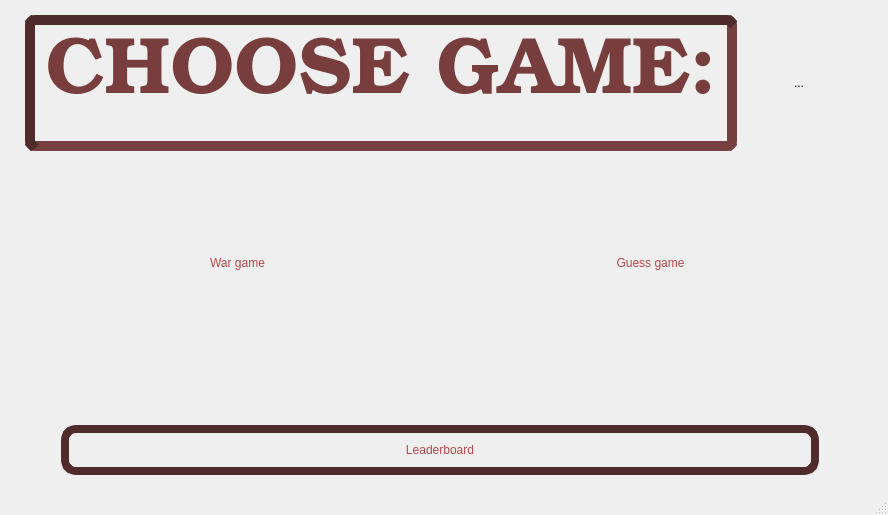
<?xml version="1.0" encoding="UTF-8"?>
<ui version="4.0">
 <class>MainWindow</class>
 <widget class="QMainWindow" name="MainWindow">
  <property name="geometry">
   <rect>
    <x>0</x>
    <y>0</y>
    <width>888</width>
    <height>515</height>
   </rect>
  </property>
  <property name="minimumSize">
   <size>
    <width>400</width>
    <height>300</height>
   </size>
  </property>
  <property name="maximumSize">
   <size>
    <width>16777215</width>
    <height>16777215</height>
   </size>
  </property>
  <property name="windowTitle">
   <string>MATFWars</string>
  </property>
  <property name="styleSheet">
   <string notr="true">background-image: url(:/background/background1.png);</string>
  </property>
  <widget class="QWidget" name="centralwidget">
   <layout class="QVBoxLayout" name="verticalLayout_2">
    <item>
     <layout class="QHBoxLayout" name="horizontalLayout_3">
      <item>
       <spacer name="horizontalSpacer_4">
        <property name="orientation">
         <enum>Qt::Horizontal</enum>
        </property>
        <property name="sizeHint" stdset="0">
         <size>
          <width>70</width>
          <height>30</height>
         </size>
        </property>
       </spacer>
      </item>
      <item>
       <widget class="QLabel" name="choose_label">
        <property name="sizePolicy">
         <sizepolicy hsizetype="Minimum" vsizetype="Fixed">
          <horstretch>0</horstretch>
          <verstretch>0</verstretch>
         </sizepolicy>
        </property>
        <property name="minimumSize">
         <size>
          <width>0</width>
          <height>0</height>
         </size>
        </property>
        <property name="maximumSize">
         <size>
          <width>16777215</width>
          <height>16777215</height>
         </size>
        </property>
        <property name="font">
         <font>
          <family>URW Bookman</family>
          <pointsize>60</pointsize>
          <italic>false</italic>
          <bold>true</bold>
          <underline>false</underline>
          <strikeout>false</strikeout>
          <stylestrategy>PreferDefault</stylestrategy>
         </font>
        </property>
        <property name="focusPolicy">
         <enum>Qt::NoFocus</enum>
        </property>
        <property name="autoFillBackground">
         <bool>false</bool>
        </property>
        <property name="styleSheet">
         <string notr="true">font: 600 60pt &quot;URW Bookman&quot;;
selection-color: rgb(180, 72, 72);
padding:10px;
border:10px inset ;
border-color: rgb(79, 43, 43);
border-radius:10px</string>
        </property>
        <property name="frameShape">
         <enum>QFrame::NoFrame</enum>
        </property>
        <property name="frameShadow">
         <enum>QFrame::Raised</enum>
        </property>
        <property name="lineWidth">
         <number>0</number>
        </property>
        <property name="midLineWidth">
         <number>0</number>
        </property>
        <property name="text">
         <string>&lt;html&gt;&lt;head/&gt;&lt;body&gt;&lt;p align=&quot;center&quot;&gt;&lt;span style=&quot; font-weight:700; color:#783d3d;&quot;&gt;CHOOSE GAME:&lt;/span&gt;&lt;/p&gt;&lt;/body&gt;&lt;/html&gt;</string>
        </property>
        <property name="alignment">
         <set>Qt::AlignCenter</set>
        </property>
       </widget>
      </item>
      <item>
       <spacer name="horizontalSpacer_5">
        <property name="orientation">
         <enum>Qt::Horizontal</enum>
        </property>
        <property name="sizeHint" stdset="0">
         <size>
          <width>70</width>
          <height>30</height>
         </size>
        </property>
       </spacer>
      </item>
      <item>
       <widget class="QToolButton" name="tool_button">
        <property name="minimumSize">
         <size>
          <width>80</width>
          <height>80</height>
         </size>
        </property>
        <property name="styleSheet">
         <string notr="true">image: url(:/background/settings.png);
border-radius:20px</string>
        </property>
        <property name="text">
         <string>...</string>
        </property>
       </widget>
      </item>
      <item>
       <spacer name="horizontalSpacer_8">
        <property name="orientation">
         <enum>Qt::Horizontal</enum>
        </property>
        <property name="sizeType">
         <enum>QSizePolicy::Fixed</enum>
        </property>
        <property name="sizeHint" stdset="0">
         <size>
          <width>40</width>
          <height>20</height>
         </size>
        </property>
       </spacer>
      </item>
     </layout>
    </item>
    <item>
     <layout class="QHBoxLayout" name="horizontalLayout">
      <item>
       <spacer name="horizontalSpacer_2">
        <property name="orientation">
         <enum>Qt::Horizontal</enum>
        </property>
        <property name="sizeHint" stdset="0">
         <size>
          <width>50</width>
          <height>20</height>
         </size>
        </property>
       </spacer>
      </item>
      <item>
       <widget class="QPushButton" name="war_game_button">
        <property name="sizePolicy">
         <sizepolicy hsizetype="Expanding" vsizetype="Expanding">
          <horstretch>3</horstretch>
          <verstretch>3</verstretch>
         </sizepolicy>
        </property>
        <property name="minimumSize">
         <size>
          <width>30</width>
          <height>50</height>
         </size>
        </property>
        <property name="maximumSize">
         <size>
          <width>590</width>
          <height>200</height>
         </size>
        </property>
        <property name="styleSheet">
         <string notr="true">border-image: url(:/background/btn1.jpg);
font: 600 35pt &quot;URW Bookman&quot;;
border-radius:10px;
color: rgb(180, 72, 72);</string>
        </property>
        <property name="text">
         <string>War game</string>
        </property>
        <property name="iconSize">
         <size>
          <width>16</width>
          <height>16</height>
         </size>
        </property>
       </widget>
      </item>
      <item>
       <spacer name="horizontalSpacer">
        <property name="orientation">
         <enum>Qt::Horizontal</enum>
        </property>
        <property name="sizeHint" stdset="0">
         <size>
          <width>50</width>
          <height>20</height>
         </size>
        </property>
       </spacer>
      </item>
      <item>
       <widget class="QPushButton" name="guess_game_button">
        <property name="sizePolicy">
         <sizepolicy hsizetype="Expanding" vsizetype="Expanding">
          <horstretch>3</horstretch>
          <verstretch>3</verstretch>
         </sizepolicy>
        </property>
        <property name="minimumSize">
         <size>
          <width>30</width>
          <height>50</height>
         </size>
        </property>
        <property name="maximumSize">
         <size>
          <width>590</width>
          <height>200</height>
         </size>
        </property>
        <property name="styleSheet">
         <string notr="true">border-radius:10px;
color: rgb(180, 72, 72);
border-image: url(:/background/btn2.jpg);
font: 600 35pt &quot;URW Bookman&quot;;
</string>
        </property>
        <property name="text">
         <string>Guess game</string>
        </property>
       </widget>
      </item>
      <item>
       <spacer name="horizontalSpacer_3">
        <property name="orientation">
         <enum>Qt::Horizontal</enum>
        </property>
        <property name="sizeHint" stdset="0">
         <size>
          <width>50</width>
          <height>20</height>
         </size>
        </property>
       </spacer>
      </item>
     </layout>
    </item>
    <item>
     <layout class="QHBoxLayout" name="horizontalLayout_2">
      <property name="leftMargin">
       <number>50</number>
      </property>
      <property name="topMargin">
       <number>50</number>
      </property>
      <item>
       <spacer name="horizontalSpacer_6">
        <property name="orientation">
         <enum>Qt::Horizontal</enum>
        </property>
        <property name="sizeType">
         <enum>QSizePolicy::Fixed</enum>
        </property>
        <property name="sizeHint" stdset="0">
         <size>
          <width>2</width>
          <height>20</height>
         </size>
        </property>
       </spacer>
      </item>
      <item>
       <widget class="QPushButton" name="leaderboard_main_button">
        <property name="minimumSize">
         <size>
          <width>100</width>
          <height>50</height>
         </size>
        </property>
        <property name="styleSheet">
         <string notr="true">color:rgb(180, 72, 72);
border-radius:15px;
font: 600 35pt &quot;URW Bookman&quot;;
color: qlineargradient(spread:pad, x1:0, y1:0, x2:1, y2:0, stop:0 rgba(245, 224, 176, 255), stop:0.09 rgba(246, 189, 237, 255), stop:0.14 rgba(194, 207, 246, 255), stop:0.19 rgba(184, 160, 168, 255), stop:0.25 rgba(171, 186, 248, 255), stop:0.32 rgba(243, 248, 224, 255), stop:0.385 rgba(249, 162, 183, 255), stop:0.47 rgba(100, 115, 124, 255), stop:0.58 rgba(251, 205, 202, 255), stop:0.65 rgba(170, 128, 185, 255), stop:0.75 rgba(252, 222, 204, 255), stop:0.805 rgba(206, 122, 218, 255), stop:0.86 rgba(254, 223, 175, 255), stop:0.91 rgba(254, 236, 244, 255), stop:1 rgba(255, 191, 221, 255));
border:8px solid;
border-color: rgb(79, 43, 43);</string>
        </property>
        <property name="text">
         <string>Leaderboard</string>
        </property>
       </widget>
      </item>
      <item>
       <spacer name="horizontalSpacer_7">
        <property name="orientation">
         <enum>Qt::Horizontal</enum>
        </property>
        <property name="sizeType">
         <enum>QSizePolicy::Fixed</enum>
        </property>
        <property name="sizeHint" stdset="0">
         <size>
          <width>60</width>
          <height>40</height>
         </size>
        </property>
       </spacer>
      </item>
     </layout>
    </item>
   </layout>
  </widget>
  <widget class="QMenuBar" name="menubar">
   <property name="geometry">
    <rect>
     <x>0</x>
     <y>0</y>
     <width>888</width>
     <height>22</height>
    </rect>
   </property>
  </widget>
  <widget class="QStatusBar" name="statusbar"/>
 </widget>
 <resources/>
 <connections/>
</ui>
